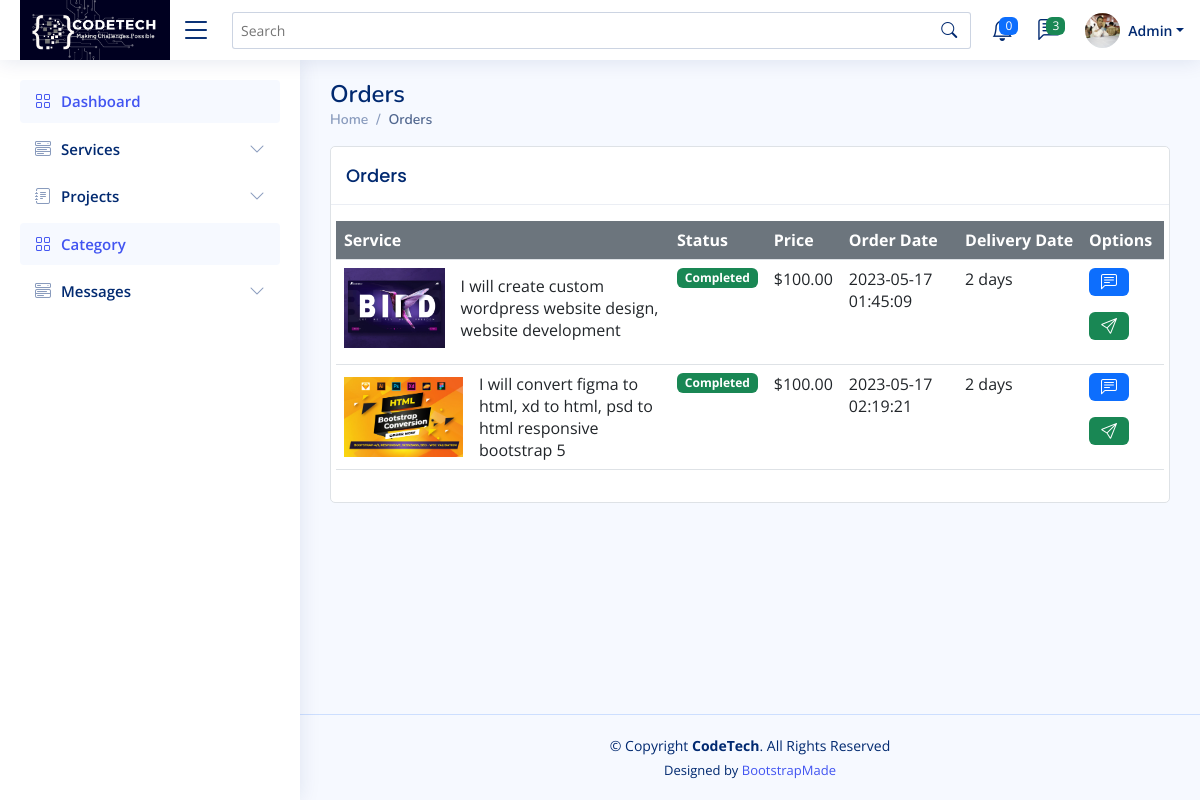
Screenshot of /admin/orders.php (signed in) with the database file from the repository.
### tables this page shows
CREATE TABLE `orders` (
  `orderId` int(11) NOT NULL,
  `status` tinyint(1) NOT NULL DEFAULT 0,
  `createdAt` timestamp NOT NULL DEFAULT current_timestamp(),
  `packageId` int(11) NOT NULL,
  `customerId` int(11) NOT NULL,
  `paymentMethod` int(11) NOT NULL,
  `pinCode` int(11) NOT NULL,
  `message` varchar(100) NOT NULL,
  `serviceId` int(11) NOT NULL
);

CREATE TABLE `service` (
  `serviceId` int(11) NOT NULL,
  `serviceTitle` varchar(100) NOT NULL,
  `serviceDescription` varchar(400) NOT NULL,
  `imgUrl` varchar(100) NOT NULL,
  `categoryId` int(100) NOT NULL,
  `postedAt` timestamp NOT NULL DEFAULT current_timestamp()
);

CREATE TABLE `package` (
  `Id` int(11) NOT NULL,
  `packageType` varchar(100) NOT NULL,
  `price` int(11) NOT NULL,
  `deliveryWithIn` int(11) NOT NULL,
  `revisionLimit` varchar(100) NOT NULL,
  `sectionIncluded` varchar(100) NOT NULL,
  `serviceId` int(11) NOT NULL
);

### admin/orders.php (the view, shortened to what this page needs)
<?php
require '../db_conn.php';
?>
<!DOCTYPE html>
<html lang="en">
<head>
    <?php include 'links.php' ?>
</head>
<body class="position-relative">
    <?php include "header.php" ?>
    <?php include "sidebar.php" ?>
    <main id="main" class="main pb-5 mb-5">
        <div class="pagetitle">
            <h1>Orders</h1>
            <nav>
                <ol class="breadcrumb">
                    <li class="breadcrumb-item"><a href="dashboard.php">Home</a></li>
                    <li class="breadcrumb-item active">Orders</li>
                </ol>
            </nav>
        </div>
        <section class="card shadow-none border">
            <div class="card-header">
                <span class="card-title">Orders</span>
            </div>
            <div class="card-body py-3">
                <div class="table-responsive">
                    <table class="table table-hover">
                        <thead class="bg-secondary text-white text-nowrap">
                            <tr>
                                <th scope="col">Service</th>
                                <th scope="col">Status</th>
                                <th scope="col">Price</th>
                                <th scope="col">Order Date</th>
                                <th scope="col">Delivery Date</th>
                                <th scope="col">Options</th>
                            </tr>
                        </thead>
                        <tbody>
                            <?php
                            $query = "SELECT * FROM ((`orders` INNER JOIN package ON orders.packageId = package.Id) INNER JOIN service ON package.serviceId = service.serviceId)";
                            if ($result = mysqli_query($conn, $query)) {
                                if (mysqli_num_rows($result) == 0) {
                                    ?>
                            <tr>
                                <td colspan="6">
                                    <h3>No Records found!</h3>
                                </td>
                            </tr>
                            <?php
                                } else {
                                    while ($row = mysqli_fetch_assoc($result)) {
                                        ?>
                            <tr>
                                <td>
                                    <div class="d-flex align-items-center">
                                        <img src="../uploads/services_img/<?= $row['imgUrl'] ?>" width="120"
                                            height="80">
                                        <div class="ms-3">
                                            <span>
                                                <?= $row['serviceTitle'] ?>
                                            </span><br>
                                        </div>
                                    </div>
                                </td>
                                <td>
                                    <?php
                                                if ($row['status'] == 0) {
                                                    echo '<span class="badge bg-warning">Pending</span>';
                                                } else if ($row['status'] == 1) {
                                                    echo '<span class="badge bg-primary">Active</span>';
                                                } else if ($row['status'] == 2) {
                                                    echo '<span class="badge bg-success">Delivered</span>';
                                                } else if ($row['status'] == 3) {
                                                    echo '<span class="badge bg-danger">Cancelled</span>';
                                                } else if ($row['status'] == 4) {
                                                    echo '<span class="badge bg-success">Completed</span>';
                                                }
                                                ?>
                                </td>
                                <td>$<?= $row['price'] ?>.00</td>
                                <td>
                                    <?= $row['createdAt'] ?>
                                </td>
                                <td>
                                    <?php
                                                    if ($row['deliveryWithIn'] == 1) {
                                                        echo $row['deliveryWithIn']. " day";
                                                    } else {
                                                        echo $row['deliveryWithIn']. " days";
                                                    }
                                            ?>
                                </td>
                                <td>
                                    <?php
                                                if ($row['status'] == 0) {
                                                    ?>
                                    <form class="d-inline-block"
                                        action="<?php echo htmlspecialchars($_SERVER['PHP_SELF']) ?>" method="POST">
                                        <input type="hidden" name="orderId" value="<?= $row['orderId'] ?>">
                                        <button class="btn btn-primary border-0" type="submit" name="acceptOrder"
                                            data-bs-toggle="tooltip" data-bs-placement="bottom" data-bs-title="Accept">
                                            <i class="bi bi-check"></i>
                                        </button>
                                    </form>
                                    <form class="d-inline-block"
                                        action="<?php echo htmlspecialchars($_SERVER['PHP_SELF']) ?>" method="POST">
                                        <input type="hidden" name="orderId" value="<?= $row['orderId'] ?>">
                                        <input type="hidden" name="serviceId" value="<?= $row['serviceId'] ?>">
                                        <input type="hidden" name="packageId" value="<?= $row['packageId'] ?>">
                                        <input type="hidden" name="customerId" value="<?= $row['customerId'] ?>">
                                        <button class="btn btn-primary border-0" type="submit" name="contactAdmin"
                                            data-bs-toggle="tooltip" data-bs-placement="bottom"
                                            data-bs-title="Contact Customer">
                                            <i class="bi bi-chat-left-text"></i>
                                        </button>
                                    </form>
                                    <form class="d-inline-block"
                                        action="<?php echo htmlspecialchars($_SERVER['PHP_SELF']) ?>" method="POST">
                                        <input type="hidden" name="orderId" value="<?= $row['orderId'] ?>">
                                        <button class="btn btn-danger border-0" type="submit" name="deleteOrder"
                                            data-bs-toggle="tooltip" data-bs-placement="bottom"
                                            data-bs-title="Reject">
                                            <i class="bi bi-trash-fill"></i>
                                        </button>
                                    </form>
                                    <?php
                                                } else if ($row['status'] == 4) {
                                                    ?>
                                    <form class="d-inline-block"
                                        action="<?php echo htmlspecialchars($_SERVER['PHP_SELF']) ?>" method="POST">
                                        <button class="btn btn-primary border-0" type="submit" name="contactAdmin"
                                            data-bs-toggle="tooltip" data-bs-placement="bottom"
                                            data-bs-title="Contact Customer">
                                            <i class="bi bi-chat-left-text"></i>
                                        </button>
                                    </form>
                                    <form class="d-inline-block"
                                        action="<?php echo htmlspecialchars($_SERVER['PHP_SELF']) ?>" method="POST">
                                        <button class="btn btn-success border-0" type="submit" name="deliveredWork"
                                            data-bs-toggle="tooltip" data-bs-placement="bottom"
                                            data-bs-title="Delivered Word">
                                            <i class="bi bi-send"></i>
                                        </button>
                                    </form>
                                    <?php
                                                }
                                                ?>
                                </td>
                            </tr>
                            <?php
                                    }
                                }
                            }
                            ?>
                        </tbody>
                    </table>
                </div>
            </div>
        </section>
    </main>
    <?php include 'footer.php' ?>
</body>
</html>

### admin/header.php (shortened to what this page needs)
<?php
$id = $_SESSION['ID'];
$query = "SELECT * FROM `admin` WHERE Id = '$id'";
$query_run = mysqli_query($conn, $query);
$imgUrl = "";
if (mysqli_num_rows($query_run) > 0) {
  foreach ($query_run as $data) {
    $imgUrl = $data['imgUrl'];
  }
}
$notificationId = "";
$query = "SELECT COUNT(*) AS 'notifId' FROM `notification` WHERE notificationType = 'customer' AND isRead = '0';";
if ($result = mysqli_query($conn, $query)) {
  if (mysqli_num_rows($result) > 0) {
    foreach ($result as $data) {
      $notificationId = $data['notifId'];
    }
  }
}
?>
<header id="header" class="header fixed-top d-flex align-items-center">
    <div class="d-flex align-items-center justify-content-between">
        <a href="dashboard.php" class="d-flex align-items-center">
            <img src="../img/CodeTech_logo.png" width="150" height="60">
        </a>
        <i class="bi bi-list toggle-sidebar-btn"></i>
    </div>
    <div class="search-bar d-flex w-100 pt-3">
        <form class="search-form d-flex align-items-center" method="POST" action="#">
            <input type="text" name="query" placeholder="Search" title="Enter search keyword">
            <button type="submit" title="Search"><i class="bi bi-search"></i></button>
        </form>
    </div>
    <nav class="header-nav ms-auto">
        <ul class="d-flex align-items-center">
            <li class="nav-item dropdown">
                <a class="nav-link nav-icon" href="#" data-bs-toggle="dropdown">
                    <span class="badge bg-primary badge-number">
                        <?= $notificationId ?>
                    </span>
                </a>
            </li>
            <li class="nav-item dropdown">
                <a class="nav-link nav-icon" href="#" data-bs-toggle="dropdown">
                    <span class="badge bg-success badge-number">3</span>
                </a>
            </li>
            <li class="nav-item dropdown pe-3">
                <a class="nav-link nav-profile d-flex align-items-center pe-0" href="#" data-bs-toggle="dropdown">
                    <img src="../uploads/admin_img/<?php echo $imgUrl ?>" class="rounded-circle"
                        style="width: 35px; height: 35px;">
                    <span class="d-none d-md-block dropdown-toggle ps-2">Admin</span>
                </a>
            </li>
        </ul>
    </nav>
</header>

### admin/assets/css/style.css (style rules this page uses)
:root { scroll-behavior: smooth; }
body { font-family: "Open Sans", sans-serif; background: #f6f9ff; color: #444444; }
a { color: #4154f1; text-decoration: none; }
h1, h2, h3, h4, h5, h6 { font-family: "Nunito", sans-serif; }
#main { margin-top: 60px; padding: 20px 30px; transition: all 0.3s; }
.pagetitle { margin-bottom: 10px; }
.pagetitle h1 { font-size: 24px; margin-bottom: 0; font-weight: 600; color: #012970; }
.card { margin-bottom: 30px; border: none; border-radius: 5px; box-shadow: 0px 0 30px rgba(1, 41, 112, 0.1); }
.card-header, .card-footer { border-color: #ebeef4; background-color: #fff; color: #798eb3; padding: 15px; }
.card-title { padding: 10px 0 10px 0 !important; font-size: 18px; font-weight: 500; color: #012970; font-family: "Poppins", sans-serif; }
.card-body { padding: 10px 5px; }
.breadcrumb { font-size: 14px; font-family: "Nunito", sans-serif; color: #899bbd; font-weight: 600; }
.breadcrumb a { color: #899bbd; transition: 0.3s; }
.breadcrumb .breadcrumb-item::before { color: #899bbd; }
.breadcrumb .active { color: #51678f; font-weight: 600; }
.header { transition: all 0.5s; z-index: 997; height: 60px; box-shadow: 0px 2px 20px rgba(1, 41, 112, 0.1); background-color: #fff; padding-left: 20px; }
.header .toggle-sidebar-btn { font-size: 32px; padding-left: 10px; cursor: pointer; color: #012970; }
.header .search-bar { min-width: 360px; padding: 0 20px; }
.header .search-form { width: 100%; }
.header .search-form input { border: 0; font-size: 14px; color: #012970; border: 1px solid rgba(1, 41, 112, 0.2); padding: 7px 38px 7px 8px; border-radius: 3px; transition: 0.3s; width: 100%; }
.header .search-form button { border: 0; padding: 0; margin-left: -30px; background: none; }
.header .search-form button i { color: #012970; }
.header-nav ul { list-style: none; }
.header-nav>ul { margin: 0; padding: 0; }
.header-nav .nav-icon { font-size: 22px; color: #012970; margin-right: 25px; position: relative; }
.header-nav .nav-profile { color: #012970; }
.header-nav .nav-profile img { max-height: 36px; }
.header-nav .nav-profile span { font-size: 14px; font-weight: 600; }
.header-nav .badge-number { position: absolute; inset: -2px -5px auto auto; font-weight: normal; font-size: 12px; padding: 3px 6px; }
@media (min-width: 1200px) { #main, #footer { margin-left: 300px; } }

### admin/links.php (style rules this page uses)
a { text-decoration: none; }

### rows the page displays
orders: serviceId.imgUrl (picture), serviceId.serviceTitle "I will create custom wordpress website design, website development", status "Completed", packageId.price "100", createdAt "2023-05-17 01:45:09", packageId.deliveryWithIn "2"
orders: serviceId.imgUrl (picture), serviceId.serviceTitle "I will convert figma to html, xd to html, psd to html responsive bootstrap 5", status "Completed", packageId.price "100", createdAt "2023-05-17 02:19:21", packageId.deliveryWithIn "2"

### other values shown
$notificationId "0"
